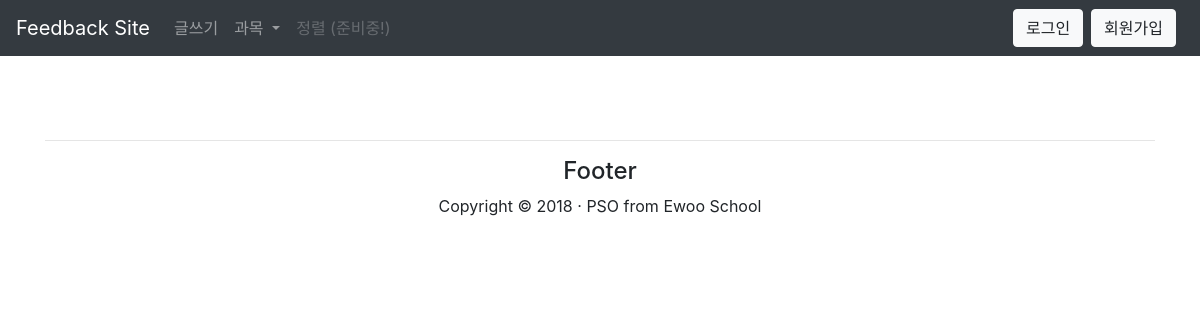
The page /detail/13/ on the database as committed earlier.
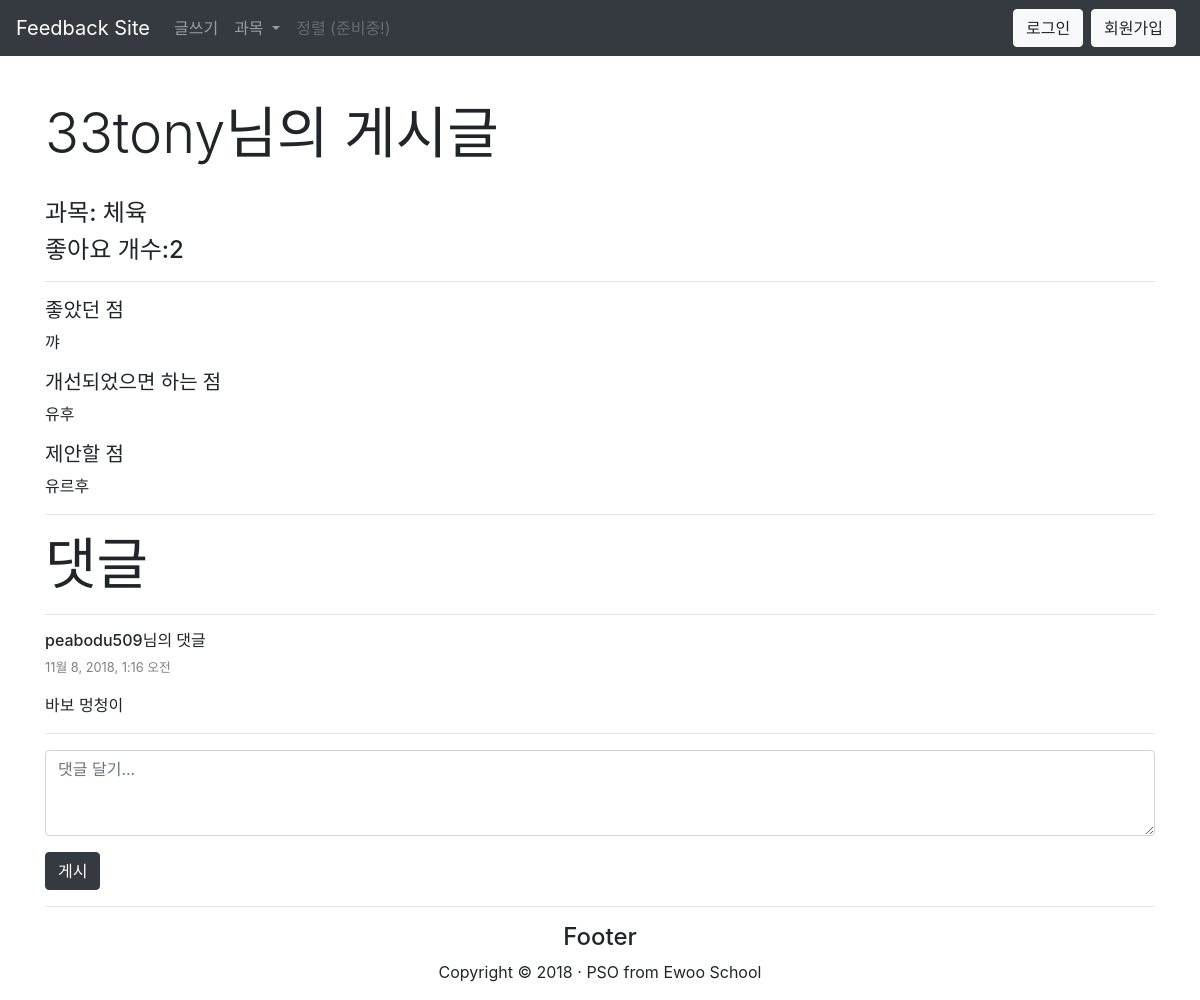
The same page on the database as committed later.
### feedback/models.py (models this page shows, shortened)
class Post(models.Model):
    subject = models.ForeignKey('feedback.Subject', default=1, on_delete=models.CASCADE)
    user = models.ForeignKey(User, on_delete=models.CASCADE)
    goodPoint = models.TextField(verbose_name='좋았던 점', default=' ')
    improvingPoint = models.TextField(verbose_name='개선되었으면 하는 점', default=' ')
    anotherPoint = models.TextField(verbose_name='하고싶은 말', default=' ')
    created_date = models.DateTimeField(auto_now=True)
    numOfLike = models.IntegerField(default=0)
    def __str__(self):
        return str(self.user)

class Subject(models.Model):
    subject = models.CharField(max_length=20, verbose_name='과목')
    created_date = models.DateTimeField(auto_now=True)
    def __str__(self):
        return str(self.subject)

class Comment(models.Model):
    post = models.ForeignKey('feedback.Post', on_delete=models.CASCADE)
    user = models.CharField(verbose_name="작성자", max_length=256)
    commentDesc = models.TextField(verbose_name='댓글', default=' ')
    created_date = models.DateTimeField(auto_now=True)
    def __str__(self):
        return str(self.commentDesc)

### feedback/views.py (the view)
# urls.py: url(r'^detail/(?P<post_id>\d+)/$', views.detail, name='detail'),
def detail(request, post_id):
    if request.method == "POST":
        form = CommentForm(request.POST)
        if form.is_valid():
            comment = form.save(commit=False)
            comment.post = Post.objects.get(id = post_id)
            comment.user = request.user
            comment.created_date = timezone.now()
            comment.save()
            return redirect('/detail/{}'.format(post_id))
    else:
        form = CommentForm()
    subjects = Subject.objects.filter(created_date__lte=timezone.now()).order_by('created_date')
    posts = Post.objects.filter(id = post_id)
    comments = Comment.objects.filter(post = post_id).order_by('created_date').reverse()
    return render(request, 'detail.html', {'posts':posts, 'subjects':subjects, 'comments':comments, 'form':form})

### feedback/forms.py
class CommentForm(forms.ModelForm):
    class Meta:
        model = Comment
        fields = ('commentDesc',)

### feedback/templates/detail.html (shortened to what this page needs)
{% extends 'base.html' %}
{% block content %}
    {% for post in posts %}
        <h1 class="display-4">{{ post }}님의 게시글</h1>
        <br>
        <div class="content">
            <h4 class="category">과목: {{ post.subject }}</h4>
            <h4 class="num_of_likes">좋아요 개수:{{ post.numOfLike}}</h4>
            <hr>
            <h5>좋았던 점</h5>
            <p class="description">{{ post.goodPoint|linebreaksbr }}</p>
            <h5>개선되었으면 하는 점</h5>
            <p class="description">{{ post.improvingPoint|linebreaksbr }}</p>
            <h5>제안할 점</h5>
            <p class="description">{{ post.anotherPoint|linebreaksbr }}</p>
            <hr>
        </div>
        <h1 class="display-4">댓글</h1>
        <hr>
        {% for comment in comments %}
            <div class="content">
                <h6 class="title">{{ comment.user }}님의 댓글</h6>
                <p class="created_time" style="color:gray;font-size:0.8rem;">{{ comment.created_date }}</p>
                <p class="description">{{ comment|linebreaksbr }}</p>
                <hr>
            </div>
        {% endfor %}
            <form method="POST">
                <div class="form-group">
                    <textarea name="commentDesc" class="form-control" required id="id_commentDesc" rows="3" placeholder="댓글 달기..."></textarea>
                </div>
                {% if user.is_authenticated %}
                    <button type="submit" class="btn btn-dark">게시</button>
                </form>
                {% else %}
                </form>
                <button class="btn btn-dark" data-toggle="modal" data-target="#loginModal">게시</button>
                {% endif %}
    {% endfor %}
{% endblock %}

### feedback/templates/base.html (shortened to what this page needs)
{% load static %}
<!DOCTYPE html>
<html lang="en">
  <head>
    <link href="{% static 'css/bootstrap-4.0.0.css' %}" rel="stylesheet">
    <link href="{% static 'css/hipster_cards.css' %}" rel="stylesheet"/>
    <link href="{% static 'css/pe-icon-7-stroke.css' %}" rel="stylesheet" />
    <link href="http://maxcdn.bootstrapcdn.com/font-awesome/4.3.0/css/font-awesome.min.css" rel="stylesheet" />
  </head>
  <body>
    <nav class="navbar navbar-expand-lg fixed-top navbar-dark bg-dark">
       <a class="navbar-brand" href="/">Feedback Site</a>
       <div class="collapse navbar-collapse" id="navbarSupportedContent">
          <ul class="navbar-nav mr-auto">
             <li class="nav-item">
              {% if user.is_authenticated %}
                <a href="/write/"{% if request.path == '/write/'%} class="nav-link active" {% else %} class="nav-link" {% endif %}>글쓰기</a>
              {% else %}
                <a class="nav-link" href="#" data-toggle="modal" data-target="#loginModal">글쓰기</a>
              {% endif %}
             </li>
             <li class="nav-item dropdown">
                <a href="#" {% if request.path == '/'%} class="nav-link dropdown-toggle active" {% else %} class="nav-link dropdown-toggle" {% endif %} id="navbarDropdown" role="button" data-toggle="dropdown" aria-haspopup="true" aria-expanded="false">
                과목
                </a>
             </li>
             <li class="nav-item">
                <a class="nav-link disabled" href="#">정렬 (준비중!)</a>
             </li>
          </ul>
		   <div class="btn-toolbar" role="toolbar" aria-label="userSection">
        {% if user.is_authenticated %}
          <div class="navbar-text mr-2 text-light">
            안녕하세요, {{ user.username }}.
          </div>
          <div class="btn-group mr-2" role="group" aria-label="logoutSection">
            <a href="{% url 'logout' %}"><button type="button" class="btn btn-light">로그아웃</button></a>
          </div>
        {% else %}
          <div class="btn-group mr-2" role="group" aria-label="loginSection">
            <a href="{% url 'login' %}"><button type="button" class="btn btn-light">로그인</button></a>
          </div>
          <div class="btn-group mr-2" role="group" aria-label="signupSection">
            <a href="/terms/"><button type="button" class="btn btn-light">회원가입</button></a>
          </div>
        {% endif %}
        </div>
      </div>
    </nav>
    <div class="container" style="padding-top: 100px">
      {% block content %}
      {% endblock %}
      <br>
      <hr>
      <div class="row">
        <div class="text-center col-lg-6 offset-lg-3">
            <h4>Footer</h4>
            <p>Copyright &copy; 2018 &middot; PSO from Ewoo School</p>
        </div>
      </div>
    </div>
  </body>
</html>

### feedback/static/css/hipster_cards.css (style rules this page uses)
body { background-color: ffffff; }
a { color: #2CA8FF; }
.form-control, .input-group-addon, .tagsinput, .navbar, .navbar .alert { -webkit-transition: all 300ms linear; -moz-transition: all 300ms linear; -o-transition: all 300ms linear; -ms-transition: all 300ms linear; transition: all 300ms linear; }

Rows that differ between the two databases and show on the page:
added Post: user.username "33tony", subject "체육", numOfLike "2", goodPoint "꺄", improvingPoint "유후", anotherPoint "유르후"
added Comment: user "peabodu509", created_date "11월 8, 2018, 1:16 오전", commentDesc "바보 멍청이"
